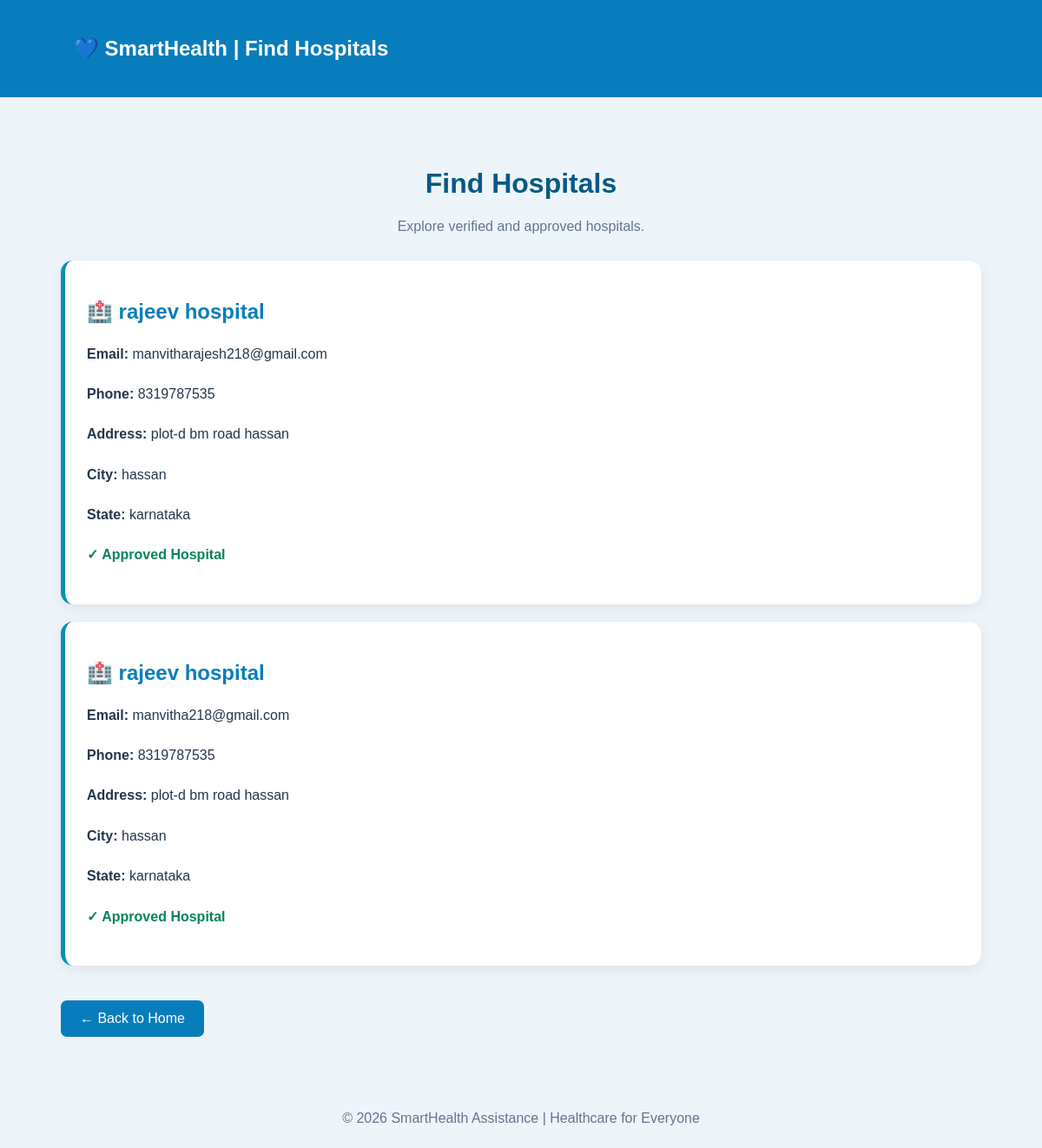
The page /hospitals on the database its author committed.
### tables this page shows
CREATE TABLE hospitals (
            id INTEGER PRIMARY KEY AUTOINCREMENT,
            hospital_name TEXT NOT NULL,
            email TEXT UNIQUE NOT NULL,
            password TEXT NOT NULL,
            phone TEXT NOT NULL,
            address TEXT NOT NULL,
            city TEXT NOT NULL,
            state TEXT NOT NULL,
            latitude REAL,
            longitude REAL,
            status TEXT DEFAULT 'pending'
        );

### app.py (the view)
@app.route("/hospitals")
def hospitals():
    conn = get_db()
    hospitals_list = conn.execute("""
        SELECT * FROM hospitals
        WHERE status = 'approved'
        ORDER BY hospital_name
    """).fetchall()
    conn.close()
    return render_template(
        "hospitals.html",
        hospitals=hospitals_list
    )

### app.py (called while the page is built)
def get_db():
    conn = sqlite3.connect(DATABASE)
    conn.row_factory = sqlite3.Row
    return conn

### templates/hospitals.html (shortened to what this page needs)
<!DOCTYPE html>
<html lang="en">
<head>
</head>
<body>
<header>
    <h2>💙 SmartHealth | Find Hospitals</h2>
</header>
<div class="container">
<h1>Find Hospitals</h1>
<p class="subtitle">
Explore verified and approved hospitals.
</p>
{% if hospitals %}
    {% for hospital in hospitals %}
    <div class="hospital-card">
        <h2>🏥 {{ hospital.hospital_name }}</h2>
        <div class="info">
            <p><b>Email:</b> {{ hospital.email }}</p>
            <p><b>Phone:</b> {{ hospital.phone }}</p>
            <p><b>Address:</b> {{ hospital.address }}</p>
            <p><b>City:</b> {{ hospital.city }}</p>
            <p><b>State:</b> {{ hospital.state }}</p>
            <p class="status">
                ✓ Approved Hospital
            </p>
        </div>
    </div>
    {% endfor %}
{% else %}
    <div class="empty">
        <h2>No Approved Hospitals</h2>
        <p>There are currently no approved hospitals registered.</p>
    </div>
{% endif %}
<a href="{{ url_for('home') }}" class="back">
    ← Back to Home
</a>
</div>
<footer>
    © 2026 SmartHealth Assistance | Healthcare for Everyone
</footer>
</body>
</html>

### templates/hospitals.html (style rules this page uses)
* { box-sizing: border-box; }
body { margin: 0; font-family: Arial, sans-serif; background: #eef5fa; color: #24364b; }
header { background: #087dbb; color: white; padding: 22px 7%; }
.container { max-width: 1100px; margin: 40px auto; padding: 20px; }
h1 { text-align: center; color: #075985; }
.subtitle { text-align: center; color: #64748b; margin-bottom: 30px; }
.hospital-card { background: white; padding: 25px; margin-bottom: 20px; border-radius: 14px; box-shadow: 0 4px 15px #00000012; border-left: 5px solid #0891b2; }
.hospital-card h2 { color: #087dbb; }
.info { line-height: 1.9; }
.status { color: #07835c; font-weight: bold; }
.back { display: inline-block; margin-top: 20px; background: #087dbb; color: white; padding: 12px 22px; border-radius: 7px; text-decoration: none; }
footer { text-align: center; padding: 25px; color: #64748b; }

### rows shown on the page
hospitals: hospital_name "rajeev hospital", email "manvitharajesh218@gmail.com", phone "8319787535", address "plot-d bm road hassan", city "hassan", state "karnataka"
hospitals: hospital_name "rajeev hospital", email "manvitha218@gmail.com", phone "8319787535", address "plot-d bm road hassan", city "hassan", state "karnataka"
